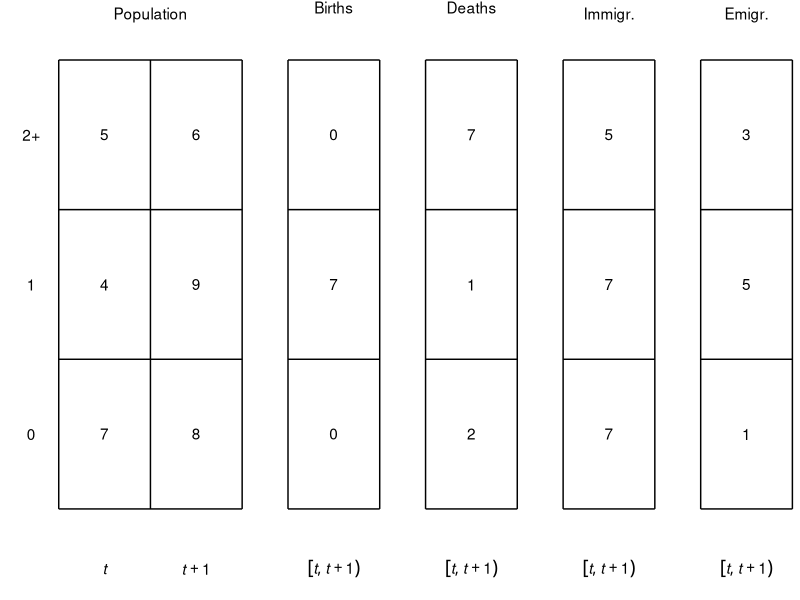

Recreate this plot in R.


library(ggplot2)

data_popn_box <- data.frame(x =    c(0, 2, 2, 0, 1, 0, 0),
                            xend = c(2, 2, 0, 0, 1, 2, 2),
                            y =    c(0, 0, 3, 3, 0, 1, 2),
                            yend = c(0, 3, 3, 0, 3, 1, 2))
data_popn_label <- data.frame(x = c(1, 0.5, 1.5, 0.5, 1.5, 0.5, 1.5, 0.5, 1.5),
                              y = c(3.3, 0.5, 0.5, 1.5, 1.5, 2.5, 2.5, -0.4, -0.4),
                              label = c("Population", 7, 8, 4, 9, 5, 6, "italic(t)", "italic(t)+1"))
data_births_box <- data.frame(x =    c(2.5, 3.5, 3.5, 2.5, 2.5, 2.5),
                              xend = c(3.5, 3.5, 2.5, 2.5, 3.5, 3.5),
                              y =    c(0, 0, 3, 3, 1, 2),
                              yend = c(0, 3,   3,     0, 1,   2))
data_births_label <- data.frame(x =  c(3,   3, 3, 3, 3),
                                y =  c(3.35, 0.5, 1.5, 2.5, -0.4),
                                label = c("Births", 0, 7, 0, 'group("[",list(italic(t),italic(t+1)),")")'))
data_deaths_box <- data.frame(x =    c(4, 5, 5, 4, 4, 4),
                              xend = c(5, 5, 4, 4, 5, 5),
                              y =    c(0, 0, 3, 3, 1, 2),
                              yend = c(0, 3, 3, 0, 1, 2))
data_deaths_label <- data.frame(x = c(4.5, 4.5, 4.5, 4.5, 4.5),
                                y = c(3.35, 0.5, 1.5, 2.5, -0.4),
                                label = c("Deaths",2, 1, 7, 'group("[",list(italic(t),italic(t+1)),")")'))
data_immig_box <- data.frame(x =    c(5.5, 6.5, 6.5, 5.5, 5.5, 5.5),
                              xend = c(6.5, 6.5, 5.5, 5.5, 6.5, 6.5),
                              y =    c(0, 0, 3, 3, 1, 2),
                              yend = c(0, 3, 3, 0, 1, 2))
data_immig_label <- data.frame(x = c(6, 6, 6, 6, 6),
                                y = c(3.3, 0.5, 1.5, 2.5, -0.4),
                                label = c("Immigr.",7, 7, 5, 'group("[",list(italic(t),italic(t+1)),")")'))
data_emig_box <- data.frame(x =    c(7, 8, 8, 7, 7, 7),
                             xend = c(8, 8, 7, 7, 8, 8),
                             y =    c(0, 0, 3, 3, 1, 2),
                             yend = c(0, 3, 3, 0, 1, 2))
data_emig_label <- data.frame(x = c(7.5, 7.5, 7.5, 7.5, 7.5),
                               y = c(3.3, 0.5, 1.5, 2.5, -0.4),
                               label = c("Emigr.",1, 5, 3, 'group("[",list(italic(t),italic(t+1)),")")'))
data_age_label <- data.frame(x = rep(-0.3, 3),
                             y = c(0.5, 1.5, 2.5),
                             label = c("0", "1", "2+"))
                                       
p <- ggplot(data_popn_box, aes(x = x, y = y)) +
    theme_bw() +
    theme(panel.border = element_blank(),
          panel.grid.major = element_blank(),
          panel.grid.minor = element_blank(),
          axis.text = element_blank(),
          axis.ticks = element_blank()) +
    coord_cartesian(expand = FALSE,
                    clip = "off") +
    ## population
    geom_segment(aes(x = x, y = y, xend = xend, yend = yend),
                 data = data_popn_box) +
    geom_text(aes(label = label),
              data = data_popn_label,
              parse = TRUE) +
    ## births
    geom_segment(aes(x = x, y = y, xend = xend, yend = yend),
                 data = data_births_box) +
    geom_text(aes(label = label),
              data = data_births_label,
              parse = TRUE) +
    ## deaths
    geom_segment(aes(x = x, y = y, xend = xend, yend = yend),
                 data = data_deaths_box) +
    geom_text(aes(label = label),
              data = data_deaths_label,
              parse = TRUE) +
    ## immig
    geom_segment(aes(x = x, y = y, xend = xend, yend = yend),
                 data = data_immig_box) +
    geom_text(aes(label = label),
              data = data_immig_label,
              parse = TRUE) +
    ## emig
    geom_segment(aes(x = x, y = y, xend = xend, yend = yend),
                 data = data_emig_box) +
    geom_text(aes(label = label),
              data = data_emig_label,
              parse = TRUE) +
    ## age labels
    geom_text(aes(label = label),
              data = data_age_label) +
    ## other
    xlab("") +
    ylab("")

graphics.off()
pdf(file = "figures_accounts/fig_account_withage_nolex.pdf",
    width = 4,
    height = 2)
plot(p)
dev.off()
